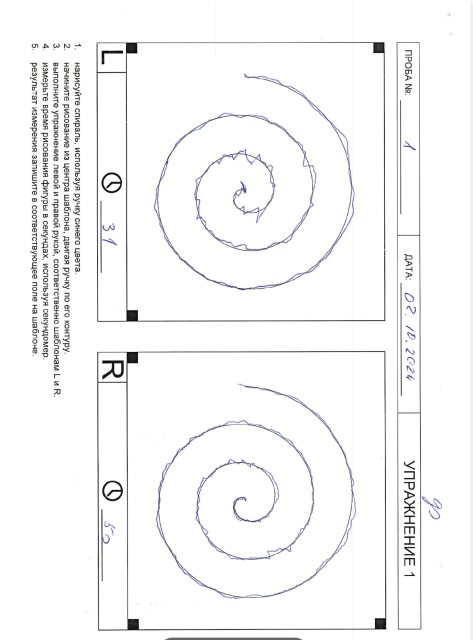
#> input picture tests/data/document.jpg, 945 x 1280 px (shown at 1/2 size)
$ python -i region_extractor.py   (imports and definitions only)
#> lines starting #> are read from the running program, lines starting #| are printed output that depends on the picture; after the words box and inside, x2 and y2 are one past the last pixel; in counts of white or black regions, pixels touching at a corner belong together
### src/medical_doc_processor/core/image_loader.py
import os
import cv2
import numpy as np
from PIL import Image, UnidentifiedImageError
import io

try:
    import fitz  # PyMuPDF
    PDF_SUPPORT = True
except ImportError:
    PDF_SUPPORT = False


class ImageLoader:
    """Загрузчик изображений из различных форматов."""

    SUPPORTED_IMAGE_FORMATS = {'.jpg', '.jpeg', '.png', '.bmp', '.tiff', '.tif'}
    SUPPORTED_PDF_FORMATS = {'.pdf'}

    @classmethod
    def load_image(cls, input_path: str) -> np.ndarray:
        """Загружает изображение из различных форматов.

        Args:
            input_path: Путь к файлу (PDF или изображение)

        Returns:
            numpy.ndarray: Загруженное изображение в формате BGR

        Raises:
            FileNotFoundError: Если файл не существует
            ValueError: Если формат не поддерживается или файл поврежден
            ImportError: Если требуется PDF но PyMuPDF не установлен
        """
        if not os.path.exists(input_path):
            raise FileNotFoundError(f"Файл не найден: {input_path}")

        file_ext = os.path.splitext(input_path)[1].lower()

        if file_ext in cls.SUPPORTED_PDF_FORMATS:
            return cls._load_pdf(input_path)
        elif file_ext in cls.SUPPORTED_IMAGE_FORMATS:
            return cls._load_image_file(input_path)
        else:
            raise ValueError(f"Неподдерживаемый формат файла: {file_ext}")

    # [23 lines left out: function _load_pdf, not called in this run]

    @classmethod
    def _load_image_file(cls, image_path: str) -> np.ndarray:
        """Загружает изображение из файла."""
#> called with image_path = '../../../tests/data/document.jpg'
        # Пробуем загрузить через OpenCV
        image = cv2.imread(image_path)
#> image is the input picture: shape (1280, 945, 3); mean B, G, R 246.9, 246.4, 246.4
#| Исходный размер изображения: (1280, 945, 3)
        if image is not None:
            return image

        # Если OpenCV не смог, пробуем через PIL
        try:
            img = Image.open(image_path)
            if img.mode != 'RGB':
                img = img.convert('RGB')
            img_array = np.array(img)
            img_array = cv2.cvtColor(img_array, cv2.COLOR_RGB2BGR)
            return img_array
        except UnidentifiedImageError:
            raise ValueError(f"Не удалось идентифицировать изображение: {image_path}")
        except Exception as e:
            raise ValueError(f"Ошибка загрузки изображения: {e}")

    # [7 lines left out: function get_supported_formats, not called in this run]


# Алиас для обратной совместимости
load_image = ImageLoader.load_image

### src/medical_doc_processor/core/square_detector.py
"""Детектор черных квадратов."""

import cv2
import numpy as np
from typing import List, Tuple, Optional
import math
import numpy.typing as npt
from dataclasses import dataclass


@dataclass
class SquareInfo:
    """Информация о найденном квадрате."""
    contour: npt.NDArray
    area: float
    bbox: Tuple[int, int, int, int]
    center: Tuple[int, int]
    confidence: float


class SquareDetector:
    """Детектор черных квадратов с кэшированием и улучшенными алгоритмами."""

    def __init__(self, sensitivity: int = 70, min_area: int = 200, max_area: int = 5000,
                 min_size: int = 15, max_size: int = 100, min_distance: int = 50):
        """
        Args:
            sensitivity: Порог бинаризации (0-255)
            min_area: Минимальная площадь квадрата
            max_area: Максимальная площадь квадрата
            min_size: Минимальный размер стороны квадрата в пикселях
            max_size: Максимальный размер стороны квадрата в пикселях
            min_distance: Минимальное расстояние между квадратами
        """
        self.sensitivity = sensitivity
        self.min_area = min_area
        self.max_area = max_area
        self.min_size = min_size
        self.max_size = max_size
        self.min_distance = min_distance

        # Кэш для оптимизации
        self._cache = {}
        self._morph_kernel = cv2.getStructuringElement(cv2.MORPH_RECT, (3, 3))

    def find_black_squares(self, image: npt.NDArray) -> List[npt.NDArray]:
        """Находит черные квадраты на изображении с оптимизацией."""
        # Проверяем кэш
        image_hash = hash(image.tobytes())
#> image_hash = -4398978070631965499
        if image_hash in self._cache:
            return self._cache[image_hash]

        # Конвертируем в grayscale
        if len(image.shape) == 3:
            gray = cv2.cvtColor(image, cv2.COLOR_BGR2GRAY)
        else:
            gray = image

        # Бинаризация с оптимизацией
        _, binary = cv2.threshold(gray, self.sensitivity, 255, cv2.THRESH_BINARY_INV)
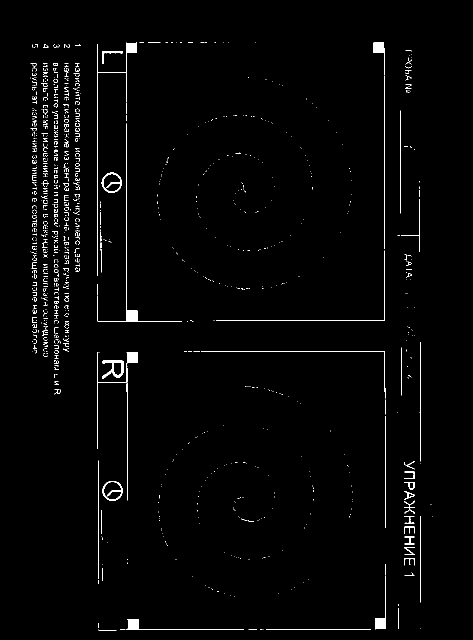
#> binary: shape (1280, 945) (shown at 1/2 size); 1.4% white; 1122 white regions (1003 under 20 px), largest, box (x1, y1, x2, y2) and area: (194, 85, 274, 552) 1077, (195, 247, 364, 643) 1061, (253, 704, 276, 1001) 808

        # Морфологические операции с предварительно созданным ядром
        binary = cv2.morphologyEx(binary, cv2.MORPH_CLOSE, self._morph_kernel)
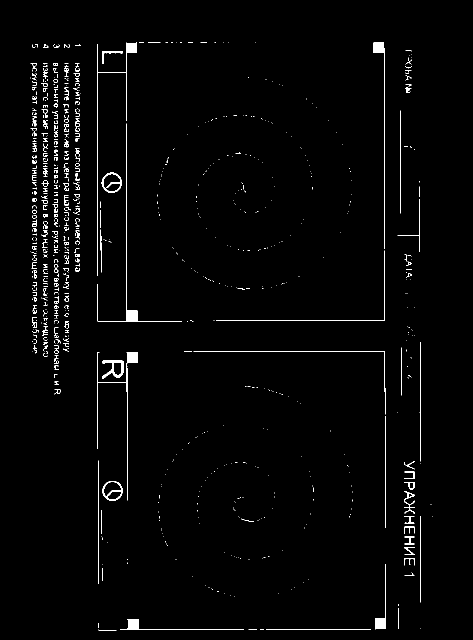
#> binary: shape (1280, 945) (shown at 1/2 size); 1.6% white; 760 white regions (569 under 20 px), largest, box (x1, y1, x2, y2) and area: (194, 85, 274, 552) 1139, (195, 247, 364, 643) 1085, (195, 704, 276, 1001) 1064
        binary = cv2.morphologyEx(binary, cv2.MORPH_OPEN, self._morph_kernel)
#> binary: shape (1280, 945); 0.48% white; 107 white regions (61 under 20 px)

        # Находим контуры
        contours, _ = cv2.findContours(binary, cv2.RETR_LIST, cv2.CHAIN_APPROX_SIMPLE)
#> contours = 108 contours, 84 with area under 20; largest, box (x1, y1, x2, y2) and area: (205, 721, 247, 757) 840, (253, 621, 276, 643) 446, (254, 704, 276, 726) 441, (255, 1238, 277, 1260) 424, (750, 1237, 772, 1258) 420
#> (the rest of the program and of its run is left out)
